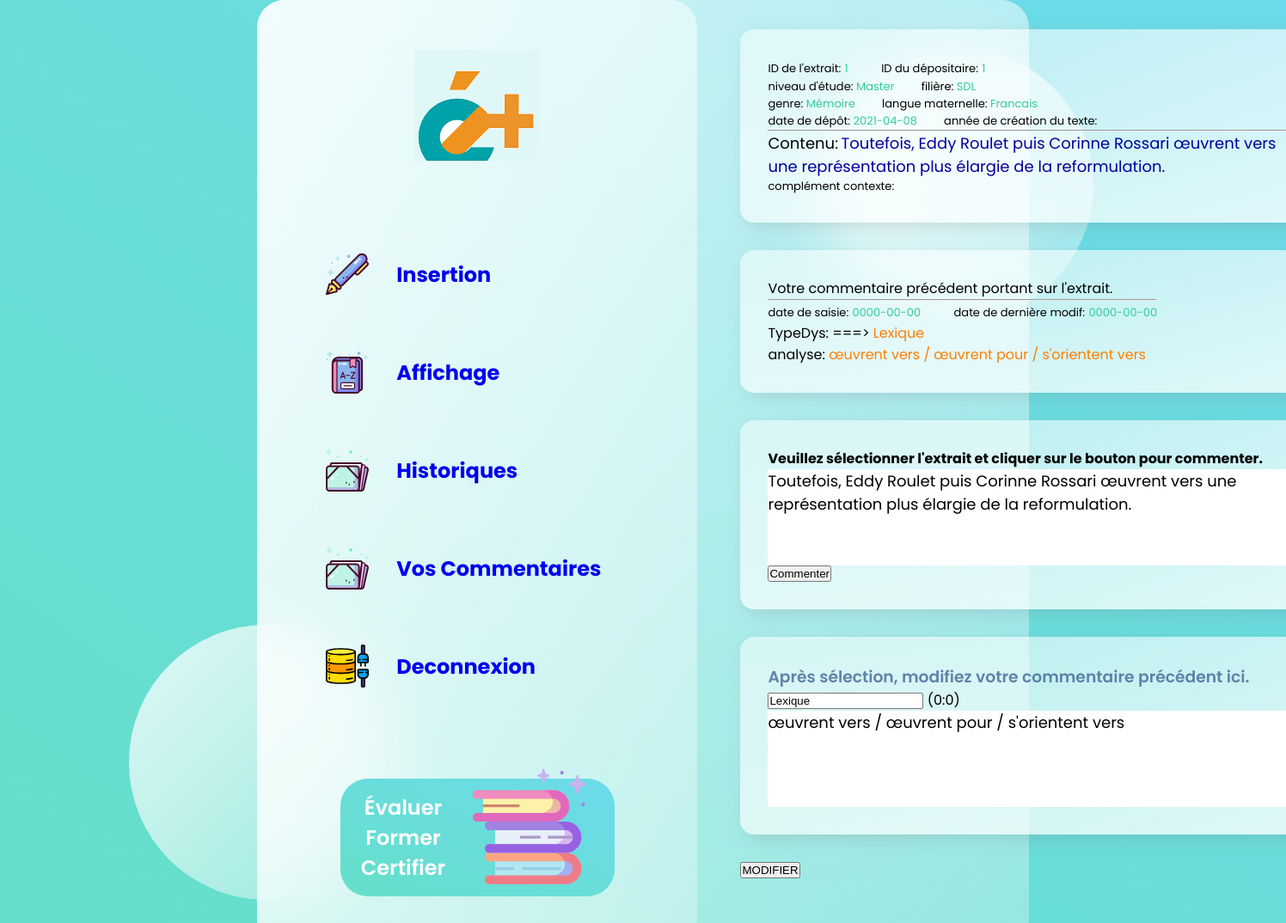
The page /login/user/editCom/doEdit.php?idComm=1 on the database its author committed.
### tables this page shows
CREATE TABLE `EXTRAIT` (
  `idExtrait` int(11) NOT NULL,
  `contenu` text,
  `niveau` varchar(10) NOT NULL,
  `filiere` varchar(35) NOT NULL,
  `genre` varchar(35) NOT NULL,
  `langueMat` varchar(20) NOT NULL,
  `complement` text NOT NULL,
  `dateDepot` date NOT NULL,
  `anneeCreation` varchar(4) NOT NULL,
  `depositaire` int(11) NOT NULL
);

CREATE TABLE `COMMENTAIRE` (
  `idComm` int(11) NOT NULL,
  `posDebut` int(11) NOT NULL,
  `posFin` int(11) NOT NULL,
  `redacteur` int(11) NOT NULL,
  `typeDys` varchar(45) NOT NULL,
  `dateSaisie` date NOT NULL,
  `dateModif` date NOT NULL,
  `analyse` text NOT NULL,
  `idExtrait` int(11) NOT NULL
);

### login/DBPDO.class.php (called while the page is built, shortened)
<?php
class DBPDO {
    public $dbh;
    public $dsn;
    function __construct() {
		$this->dsn = 'mysql:host='.DB_HOST.';dbname='.DB_NAME.';charset=utf8';
    }
	public function connect() {
		try {
			$this->dbh = new PDO($this->dsn, DB_USER, DB_PWD);
		} catch (PDOException $e) {
			die('Erreur :'.$e->getMessage());
			echo "Accès impossible à la base ! <br/>\n";
		}
	}
	public function selectAll1($sql)
	{
		try {
			$stmt = $this->dbh->prepare($sql);
			$stmt->execute();
			return $stmt->fetchAll(PDO::FETCH_ASSOC);
		} catch (PDOException $e) {
			printf("Erreur d'affichage: %s\n", $e->getMessage());
		}
	}
}
$pdo = new DBPDO;
?>

### login/user/editCom/doEdit.php (the view, shortened to what this page needs)
<html>
    <head>
		<link rel="stylesheet" href="../../user/style.css" />
    </head>
    <body>
	<main>
		<section class="glass">
		  <div class="dashboard">
		    <div class="user">
		      <img src="../../user/images/avatar.png" alt="" />
		    </div>
		    <div class="links">
		      <div class="link">
						<img src="../../user/images/insertion.svg" width="50px" height="50px" alt="">
		        <a href="../../soumettre/insertionExtrait.php"><h2>Insertion</h2></a>
		      </div>
		      <div class="link">
					  <img src="../../user/images/affichage.svg" width="50px" height="50px" alt="">
		        <a href="../../affichage/affichage1.php"><h2>Affichage</h2></a>
		      </div>
		      <div class="link">
					  <img src="../../user/images/historique.svg" width="50px" height="50px" alt="">
		        <a href="../../user/index.php"><h2>Historiques</h2></a>
		      </div>
			 <div class="link">
					 <img src="../images/historique.svg" width="50px" height="50px" alt="">
			    <a href="edit.php"><h2>Vos&nbsp;Commentaires</h2></a>
			  </div>
		      <div class="link">
					  <img src="../../user/images/deconnexion.svg" width="50px" height="50px" alt="">
		        <a href="../../deconnexion.php"><h2>Deconnexion</h2></a>
		      </div>
		    </div>
		    <div class="pro">
		      <h2>Évaluer Former Certifier</h2>
		      <img src="../../user/images/book.svg" width="42%" height="110%" alt="" />
		    </div>
		  </div>
		<?php
			include("../../DBPDO.class.php");
			$resComm=$pdo -> selectAll1("SELECT * FROM COMMENTAIRE WHERE idComm = {$_GET['idComm']}" );
		?>
		<div class="games">
			<div class="cards" style="margin-left: -30px;">
				<div class="card">
					<div class="comp1">
						<?php
							if($resComm){
								$res=$pdo -> selectAll1("SELECT * FROM EXTRAIT WHERE idExtrait = {$resComm[0]["idExtrait"]}" );
								foreach($res as $row){
									$espace = "&nbsp;&nbsp;&nbsp;&nbsp;&nbsp;&nbsp;&nbsp;&nbsp;&nbsp;";
									echo "<span style='font-size:13px;'>ID de l'extrait:</span> <span style='color:32CD99;font-size:13px;'>{$row['idExtrait']}</span>{$espace}";
									echo "<span style='font-size:13px;'>ID du dépositaire:</span> <span style='color:32CD99;font-size:13px;'>{$row['depositaire']}</span></br>";
									echo "<span style='font-size:13px;'>niveau d'étude: <span style='color:32CD99;font-size:13px;'>{$row['niveau']}</span>{$espace}";
									echo "<span style='font-size:13px;'>filière:</span> <span style='color:32CD99;font-size:13px;'>{$row['filiere']}</span></br>";
									echo "<span style='font-size:13px;'>genre:</span> <span style='color:32CD99;font-size:13px;'>{$row['genre']}</span>{$espace}";
									echo "<span style='font-size:13px;'>langue maternelle:</span> <span style='color:32CD99;font-size:13px;'>{$row['langueMat']}</span></br>";
									echo "<span style='font-size:13px;'>date de dépôt:</span> <span style='color:32CD99;font-size:13px;'>{$row['dateDepot']}</span>{$espace}";
									echo "<span style='font-size:13px;'>année de création du texte:</span> <span style='color:32CD99;font-size:13px;'>{$row['anneeCreation']}</span></br>";
									echo "<hr/>";
									echo "<span style='font-size:18px;'>Contenu:</span> <span style='color:#00009C;font-size:18px;'>{$row['contenu']}</span></br>";
									echo "complément contexte: <span style='color:#3299CC;'>{$row['complement']}</span>";
								}
							}
							else{
								echo "Aucun commentaire portant sur cette extrait.";
							}
						?>
					</div>
				</div>
				<div class="card">
					<div class="comp1">
						<?php
						if($resComm){
							$espace = "&nbsp;&nbsp;&nbsp;&nbsp;&nbsp;&nbsp;&nbsp;&nbsp;&nbsp;";
							echo "Votre commentaire précédent portant sur l'extrait.";
							echo "<hr/>";
							$str = $res[0]['contenu'];
							foreach($resComm as $rowComm){
								$posDeb = $rowComm['posDebut'];
								$posNum = $rowComm['posFin'] - $posDeb;
								$textSelected = substr($str,$posDeb,$posNum);
								echo "<span style='font-size:13px;'>date de saisie:</span> <span style='color:#32CD99;font-size:13px;'>{$rowComm['dateSaisie']}</span>{$espace}";
								echo "<span style='font-size:13px;'>date de dernière modif:</span> <span style='color:#32CD99;font-size:13px;'>{$rowComm['dateModif']}</span></br>";
								echo "TypeDys: <span style='color:#00009C;'> {$textSelected}</span> ===> <span style='color: #FF7F00;'>{$rowComm['typeDys']} </span></br>";
								echo "analyse: <span style='color:#FF7F00;'>{$rowComm['analyse']}</span></br>";
							}
						}
						else{
							echo "Aucun commentaire portant sur cette extrait.";
						}
						?>
					</div>
				</div>
				<div class="card">
					<section>
						<article>
							<h4 style="white-space:nowrap;">Veuillez sélectionner l'extrait et cliquer sur le bouton pour commenter.</h4>
							<textarea style="border: 0;font-family: inherit;font-size: large; width: 38.75rem; height: 7rem;" id="edition" readonly><?php echo $res[0]['contenu'] ?></textarea>
							<input type="button" value="Commenter" id="ok"/>
						</article>
					</section>
				</div>
				<form id="form" action="edit_a.php">
					<div class="card">
						<article>
							<h3 style="white-space:nowrap;">Après sélection, modifiez votre commentaire précédent ici.</h3>
							<input list="typeDys" maxlength="20" type="text" class="input" name="typeDys" value="<?php echo $rowComm['typeDys'];?>" placeholder="Type de dysfonctionnement" autocomplete="off" />
							<span id="pos"> <?php echo '('.$posDeb.':'.$rowComm['posFin'].')'; ?></span>
							<textarea name="analyse" style="border: 0;font-family: inherit;font-size: large; width: 38.75rem; height: 7rem;" id="comment" placeholder="Entrez votre commentaire ici..."><?php echo $rowComm['analyse']; ?></textarea>
						</article>
					</div>
					<button type = "submit" onclick="docheck(php);">MODIFIER</button>
				</form>
			</div>
		</div>
		</section>
	</main>
	<div class="circle1"></div>
	<div class="circle2"></div>
    </body>
</html>

### login/user/style.css (style rules this page uses)
* { margin: 0; padding: 0; box-sizing: border-box; TEXT-DECORATION:none }
h3 { color: #426696; font-weight: 600; opacity: 0.8; }
main { font-family: "Poppins", sans-serif; min-height: 100vh; background: linear-gradient(to right top, #65dfc9, #6cdbeb); display: flex; align-items: center; justify-content: center; }
.glass { background: white; min-height: 80vh; width: 60%; background: linear-gradient( to right bottom, rgba(255, 255, 255, 0.7), rgba(255, 255, 255, 0.3) ); border-radius: 2rem; z-index: 2; backdrop-filter: blur(2rem); display: flex; }
.circle1, .circle2 { background: white; background: linear-gradient( to right bottom, rgba(255, 255, 255, 0.8), rgba(255, 255, 255, 0.3) ); height: 20rem; width: 20rem; position: absolute; border-radius: 50%; }
.circle1 { top: 5%; right: 15%; }
.circle2 { bottom: 5%; left: 10%; }
.dashboard { flex: 1; display: flex; flex-direction: column; align-items: center; justify-content: space-evenly; text-align: center; background: linear-gradient( to right bottom, rgba(255, 255, 255, 0.7), rgba(255, 255, 255, 0.3) ); border-radius: 2rem; }
.link { display: flex; margin: 2rem 0rem; padding: 1rem 5rem; align-items: center; }
.link h2 { padding: 0rem 2rem; }
.games { flex: 2; }
.pro { background: linear-gradient(to right top, #65dfc9, #6cdbeb); border-radius: 2rem; color: white; padding: 1rem; position: relative; }
.pro img { position: absolute; top: -15%; right: 10%; }
.pro h2 { width: 40%; color: white; font-weight: 600; }
.games { margin: 5rem; display: flex; flex-direction: column; justify-content: space-evenly; }
.card { display: flex; background: linear-gradient( to left top, rgba(255, 255, 255, 0.8), rgba(255, 255, 255, 0.5) ); border-radius: 1rem; margin: 2rem 0rem; padding: 2rem; box-shadow: 6px 6px 20px rgba(122, 122, 122, 0.212); justify-content: space-between; }
textarea { border : solid 1px; }
section { display : flex; }
article { width : 45%; }
#edition { width : 45%; }

### login/user/editCom/doEdit.php (style rules this page uses)
a { TEXT-DECORATION:none }
.cards,.status { margin-top: -12%; }

### rows shown on the page
extrait: idExtrait "1", depositaire "1", niveau "Master", filiere "SDL", genre "Mémoire", langueMat "Francais", dateDepot "2021-04-08", contenu "Toutefois, Eddy Roulet puis Corinne Rossari œuvrent vers une représentation plus élargie de la reformulation."
commentaire: dateSaisie "0000-00-00", dateModif "0000-00-00", typeDys "Lexique", analyse "œuvrent vers / œuvrent pour / s'orientent vers", posDebut "0", posFin "0"
